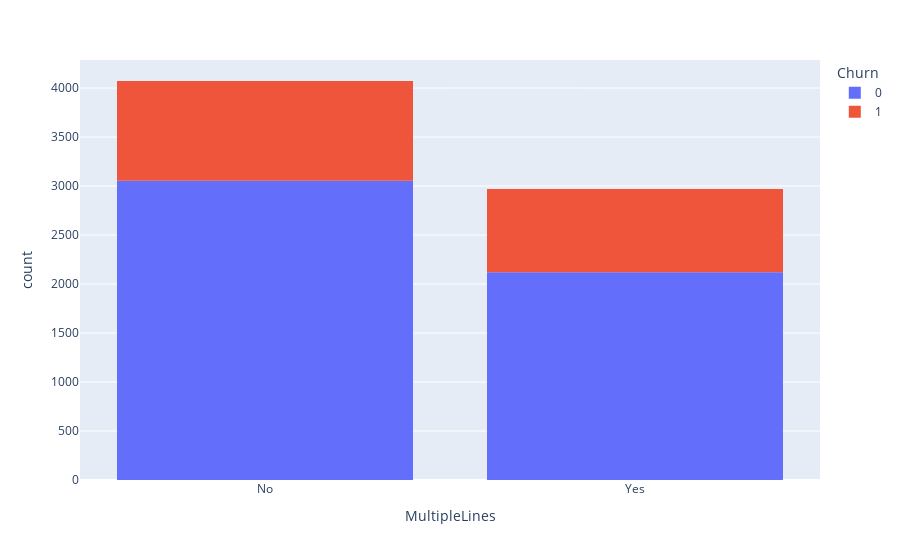

The notebook cell saved with this chart:
### Markdown cell above
##### Churn rate difference between customer has a phone service with the company and customer does not have a home phone service with the company is very small.

### Code cell
#5. Multiple Lines and Churn 
df1['MultipleLines'] = df1['MultipleLines'].replace("No phone service", "No")
print("churn % with multiple lines : ", round(df1[(df1['MultipleLines']== 'Yes') & (df1['Churn']== 1)].shape[0] / df1[df1['MultipleLines']== 'Yes'].shape[0] * 100, 2))
print("churn % without multiple lines : ", round(df1[(df1['MultipleLines']== 'No') & (df1['Churn']== 1)].shape[0] / df1[df1['MultipleLines']== 'No'].shape[0] * 100, 2))
fig = px.histogram(df1, x = "MultipleLines", color = "Churn")
fig

### Figure 1 — Plotly figure (JSON) as saved in the notebook; plotly's stock layout.template omitted (floating-point values rounded to 4 significant figures; data arrays with more than 128 entries replaced by an {"elided": "..."} marker saying what was removed)
{"data": [{"alignmentgroup": "True", "bingroup": "x", "hovertemplate": "Churn=0<br>MultipleLines=%{x}<br>count=%{y}<extra></extra>", "legendgroup": "0", "marker": {"color": "#636efa", "pattern": {"shape": ""}}, "name": "0", "offsetgroup": "0", "orientation": "v", "showlegend": true, "type": "histogram", "x": {"elided": "5174 str values"}, "xaxis": "x", "yaxis": "y"}, {"alignmentgroup": "True", "bingroup": "x", "hovertemplate": "Churn=1<br>MultipleLines=%{x}<br>count=%{y}<extra></extra>", "legendgroup": "1", "marker": {"color": "#EF553B", "pattern": {"shape": ""}}, "name": "1", "offsetgroup": "1", "orientation": "v", "showlegend": true, "type": "histogram", "x": {"elided": "1869 str values"}, "xaxis": "x", "yaxis": "y"}], "layout": {"barmode": "relative", "legend": {"title": {"text": "Churn"}, "tracegroupgap": 0}, "margin": {"t": 60}, "xaxis": {"anchor": "y", "domain": [0, 1], "title": {"text": "MultipleLines"}}, "yaxis": {"anchor": "x", "domain": [0, 1], "title": {"text": "count"}}}}
